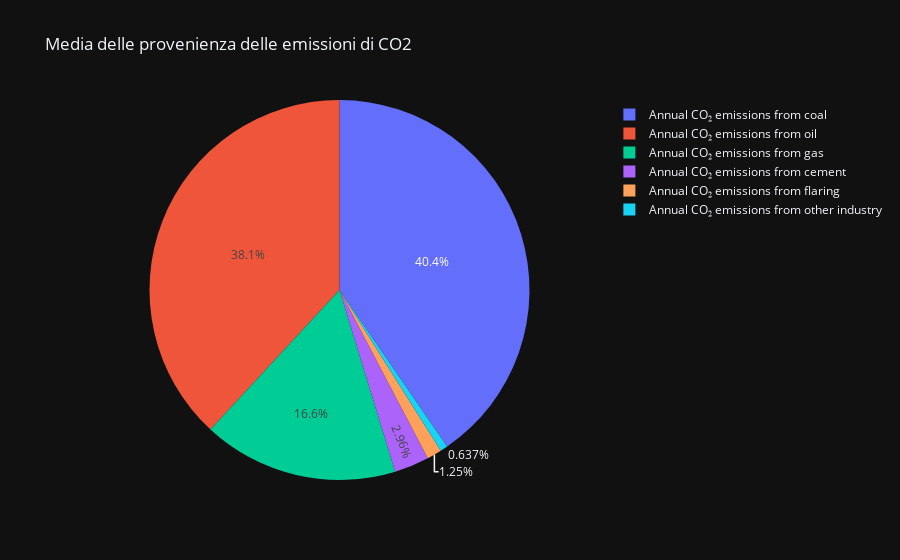

The notebook cell saved with this chart:
### Markdown cell above
Secondo Grafico: Media della provenienza delle emissioni di CO2 

In questa seconda parte possiamo analizzare da dove proviene gran parte di queste emissioni. 

Come si può notare infatti gran parte delle emissioni rilasciate fino ad oggi provengono dall’industria del carbone e del petrolio, che contano il 78.5% di queste emissioni, mentre il resto si compone di inquinamento dall’estrazione dei gas naturali, dalla produzione di cemento, dalla bruciatura di gas durante l’estrazione, anche detto flaring, e da industrie minori.

### Code cell
#selezionamento dati
provenienza = provenienza_co2[provenienza_co2['Entity']=='World']

#rimuove celle vuote
provenienza = provenienza.drop(columns=['Entity', 'Code', 'Year']).dropna()

#calcolo della media emissioni
media = provenienza.mean()

#creazione grafico
fig = px.pie(values = media, names = media.index, title = 'Media delle provenienza delle emissioni di CO2')

#rimozione di label e value dal grafico
fig.update_traces(hovertemplate='%{label}: %{value:.2f}')

fig.show()

### Figure 1 — Plotly figure (JSON) as saved in the notebook; plotly's stock layout.template omitted (floating-point values rounded to 4 significant figures)
{"data": [{"domain": {"x": [0.0, 1.0], "y": [0.0, 1.0]}, "hovertemplate": "%{label}: %{value:.2f}", "labels": ["Annual CO₂ emissions from other industry", "Annual CO₂ emissions from flaring", "Annual CO₂ emissions from cement", "Annual CO₂ emissions from gas", "Annual CO₂ emissions from oil", "Annual CO₂ emissions from coal"], "legendgroup": "", "name": "", "showlegend": true, "values": [135200000.0, 265400000.0, 627600000.0, 3524000000.0, 8083000000.0, 8570000000.0], "type": "pie"}], "layout": {"legend": {"tracegroupgap": 0}, "title": {"text": "Media delle provenienza delle emissioni di CO2"}}}
